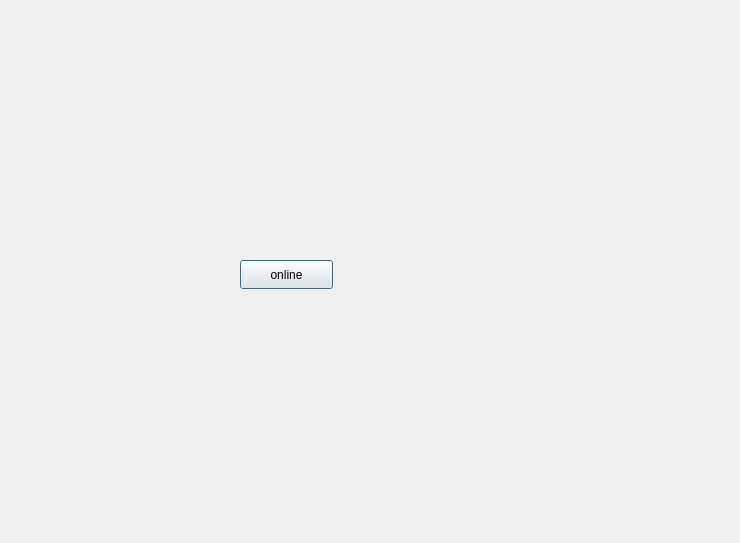
<?xml version="1.0" encoding="UTF-8"?>
<ui version="4.0">
 <class>NewWindow</class>
 <widget class="QDialog" name="NewWindow">
  <property name="geometry">
   <rect>
    <x>0</x>
    <y>0</y>
    <width>740</width>
    <height>543</height>
   </rect>
  </property>
  <property name="windowTitle">
   <string>Dialog</string>
  </property>
  <widget class="QPushButton" name="pushButton">
   <property name="geometry">
    <rect>
     <x>240</x>
     <y>260</y>
     <width>93</width>
     <height>29</height>
    </rect>
   </property>
   <property name="text">
    <string>online</string>
   </property>
  </widget>
 </widget>
 <resources/>
 <connections/>
</ui>
